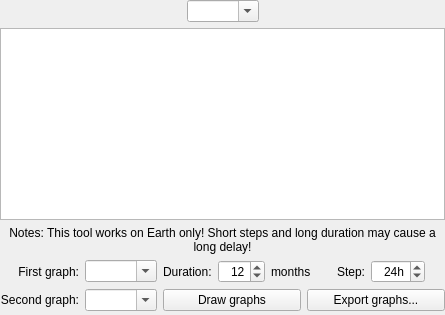
            <widget class="QWidget" name="tabTwoGraphs">
             <attribute name="title">
              <string>Graphs</string>
             </attribute>
             <layout class="QGridLayout" name="gridLayout_7">
              <property name="leftMargin">
               <number>0</number>
              </property>
              <property name="topMargin">
               <number>0</number>
              </property>
              <property name="rightMargin">
               <number>0</number>
              </property>
              <property name="bottomMargin">
               <number>4</number>
              </property>
              <item row="2" column="0" colspan="2">
               <layout class="QGridLayout" name="gridLayout_17">
                <item row="1" column="1">
                 <widget class="QComboBox" name="graphsFirstComboBox">
                  <property name="sizePolicy">
                   <sizepolicy hsizetype="Preferred" vsizetype="Fixed">
                    <horstretch>0</horstretch>
                    <verstretch>0</verstretch>
                   </sizepolicy>
                  </property>
                  <property name="editable">
                   <bool>true</bool>
                  </property>
                  <property name="insertPolicy">
                   <enum>QComboBox::NoInsert</enum>
                  </property>
                  <property name="sizeAdjustPolicy">
                   <enum>QComboBox::AdjustToContents</enum>
                  </property>
                 </widget>
                </item>
                <item row="1" column="2">
                 <layout class="QHBoxLayout" name="horizontalLayout_29">
                  <item>
                   <widget class="QLabel" name="graphsDurationLabel">
                    <property name="toolTip">
                     <string>How many years to display</string>
                    </property>
                    <property name="text">
                     <string>Duration:</string>
                    </property>
                   </widget>
                  </item>
                  <item>
                   <widget class="QSpinBox" name="graphsDurationSpinBox">
                    <property name="toolTip">
                     <string>How many months to display</string>
                    </property>
                    <property name="alignment">
                     <set>Qt::AlignRight|Qt::AlignTrailing|Qt::AlignVCenter</set>
                    </property>
                    <property name="minimum">
                     <number>1</number>
                    </property>
                    <property name="maximum">
                     <number>600</number>
                    </property>
                    <property name="value">
                     <number>12</number>
                    </property>
                   </widget>
                  </item>
                  <item>
                   <widget class="QLabel" name="graphsMonthsLabel">
                    <property name="text">
                     <string comment="duration">months</string>
                    </property>
                   </widget>
                  </item>
                  <item>
                   <spacer name="horizontalSpacer_20">
                    <property name="orientation">
                     <enum>Qt::Horizontal</enum>
                    </property>
                    <property name="sizeType">
                     <enum>QSizePolicy::Fixed</enum>
                    </property>
                    <property name="sizeHint" stdset="0">
                     <size>
                      <width>20</width>
                      <height>20</height>
                     </size>
                    </property>
                   </spacer>
                  </item>
                  <item>
                   <widget class="QLabel" name="graphsStepLabel">
                    <property name="text">
                     <string>Step:</string>
                    </property>
                   </widget>
                  </item>
                  <item>
                   <widget class="QSpinBox" name="graphsHourStepsSpinBox">
                    <property name="toolTip">
                     <string>Step width for computation. Caution! Short steps cause slow graphs.</string>
                    </property>
                    <property name="alignment">
                     <set>Qt::AlignRight|Qt::AlignTrailing|Qt::AlignVCenter</set>
                    </property>
                    <property name="suffix">
                     <string extracomment="hours">h</string>
                    </property>
                    <property name="minimum">
                     <number>1</number>
                    </property>
                    <property name="maximum">
                     <number>240</number>
                    </property>
                    <property name="value">
                     <number>24</number>
                    </property>
                   </widget>
                  </item>
                  <item>
                   <spacer name="horizontalSpacer_5">
                    <property name="orientation">
                     <enum>Qt::Horizontal</enum>
                    </property>
                    <property name="sizeType">
                     <enum>QSizePolicy::MinimumExpanding</enum>
                    </property>
                    <property name="sizeHint" stdset="0">
                     <size>
                      <width>20</width>
                      <height>20</height>
                     </size>
                    </property>
                   </spacer>
                  </item>
                 </layout>
                </item>
                <item row="2" column="0">
                 <widget class="QLabel" name="graphsSecondLabel">
                  <property name="text">
                   <string>Second graph:</string>
                  </property>
                  <property name="alignment">
                   <set>Qt::AlignRight|Qt::AlignTrailing|Qt::AlignVCenter</set>
                  </property>
                 </widget>
                </item>
                <item row="2" column="1">
                 <widget class="QComboBox" name="graphsSecondComboBox">
                  <property name="sizePolicy">
                   <sizepolicy hsizetype="Preferred" vsizetype="Fixed">
                    <horstretch>0</horstretch>
                    <verstretch>0</verstretch>
                   </sizepolicy>
                  </property>
                  <property name="editable">
                   <bool>true</bool>
                  </property>
                  <property name="insertPolicy">
                   <enum>QComboBox::NoInsert</enum>
                  </property>
                  <property name="sizeAdjustPolicy">
                   <enum>QComboBox::AdjustToContents</enum>
                  </property>
                 </widget>
                </item>
                <item row="1" column="0">
                 <widget class="QLabel" name="graphsFirstLabel">
                  <property name="text">
                   <string>First graph:</string>
                  </property>
                  <property name="alignment">
                   <set>Qt::AlignRight|Qt::AlignTrailing|Qt::AlignVCenter</set>
                  </property>
                 </widget>
                </item>
                <item row="0" column="0" colspan="3">
                 <widget class="QLabel" name="graphsNoteLabel">
                  <property name="text">
                   <string>Notes: This tool works on Earth only! Short steps and long duration may cause a long delay!</string>
                  </property>
                  <property name="alignment">
                   <set>Qt::AlignCenter</set>
                  </property>
                  <property name="wordWrap">
                   <bool>true</bool>
                  </property>
                 </widget>
                </item>
                <item row="2" column="2">
                 <layout class="QHBoxLayout" name="drawGraphHorizontalLayout">
                  <item>
                   <widget class="QPushButton" name="drawGraphsPushButton">
                    <property name="sizePolicy">
                     <sizepolicy hsizetype="Preferred" vsizetype="Fixed">
                      <horstretch>0</horstretch>
                      <verstretch>0</verstretch>
                     </sizepolicy>
                    </property>
                    <property name="text">
                     <string>Draw graphs</string>
                    </property>
                   </widget>
                  </item>
                  <item>
                   <widget class="QPushButton" name="exportGraphsPushButton">
                    <property name="text">
                     <string>Export graphs...</string>
                    </property>
                   </widget>
                  </item>
                 </layout>
                </item>
               </layout>
              </item>
              <item row="0" column="0" colspan="2">
               <layout class="QHBoxLayout" name="horizontalLayout_13">
                <property name="spacing">
                 <number>0</number>
                </property>
                <item>
                 <spacer name="horizontalSpacer_11">
                  <property name="orientation">
                   <enum>Qt::Horizontal</enum>
                  </property>
                  <property name="sizeHint" stdset="0">
                   <size>
                    <width>40</width>
                    <height>20</height>
                   </size>
                  </property>
                 </spacer>
                </item>
                <item>
                 <widget class="QComboBox" name="graphsCelestialBodyComboBox">
                  <property name="sizePolicy">
                   <sizepolicy hsizetype="Preferred" vsizetype="Fixed">
                    <horstretch>0</horstretch>
                    <verstretch>0</verstretch>
                   </sizepolicy>
                  </property>
                  <property name="editable">
                   <bool>true</bool>
                  </property>
                  <property name="insertPolicy">
                   <enum>QComboBox::NoInsert</enum>
                  </property>
                 </widget>
                </item>
                <item>
                 <spacer name="horizontalSpacer_12">
                  <property name="orientation">
                   <enum>Qt::Horizontal</enum>
                  </property>
                  <property name="sizeHint" stdset="0">
                   <size>
                    <width>40</width>
                    <height>20</height>
                   </size>
                  </property>
                 </spacer>
                </item>
               </layout>
              </item>
              <item row="1" column="0" colspan="2">
               <widget class="QChartView" name="twoGraphsChartView"/>
              </item>
             </layout>
            </widget>
